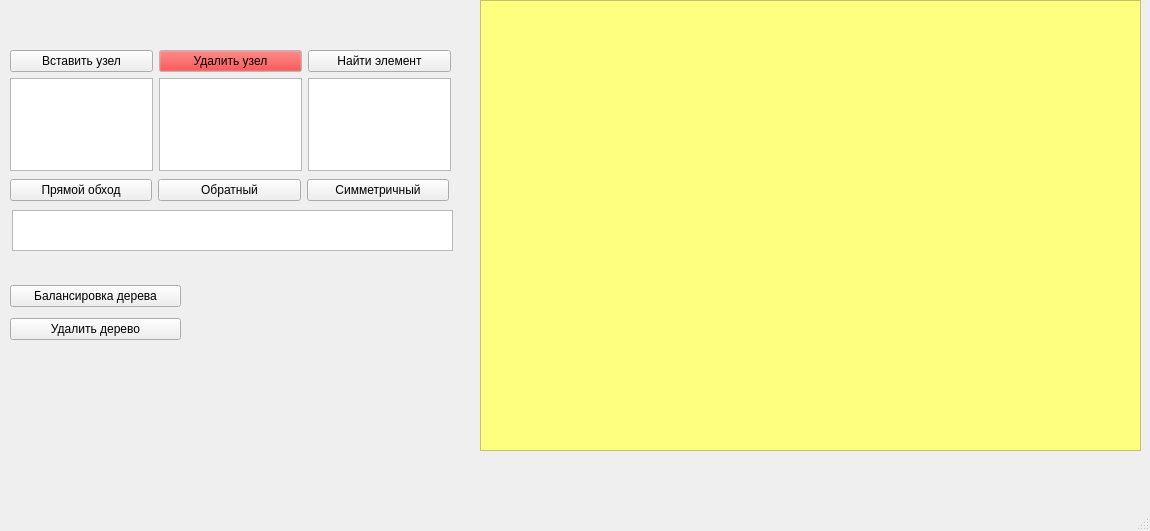
<?xml version="1.0" encoding="UTF-8"?>
<ui version="4.0">
 <class>MainWindow</class>
 <widget class="QMainWindow" name="MainWindow">
  <property name="geometry">
   <rect>
    <x>0</x>
    <y>0</y>
    <width>1150</width>
    <height>531</height>
   </rect>
  </property>
  <property name="sizePolicy">
   <sizepolicy hsizetype="Minimum" vsizetype="Minimum">
    <horstretch>0</horstretch>
    <verstretch>0</verstretch>
   </sizepolicy>
  </property>
  <property name="windowTitle">
   <string>MainWindow</string>
  </property>
  <widget class="QWidget" name="centralwidget">
   <widget class="QGraphicsView" name="graphicsView">
    <property name="geometry">
     <rect>
      <x>480</x>
      <y>0</y>
      <width>661</width>
      <height>451</height>
     </rect>
    </property>
    <property name="sizePolicy">
     <sizepolicy hsizetype="Expanding" vsizetype="Expanding">
      <horstretch>0</horstretch>
      <verstretch>0</verstretch>
     </sizepolicy>
    </property>
    <property name="palette">
     <palette>
      <active>
       <colorrole role="Base">
        <brush brushstyle="SolidPattern">
         <color alpha="255">
          <red>255</red>
          <green>255</green>
          <blue>127</blue>
         </color>
        </brush>
       </colorrole>
       <colorrole role="Window">
        <brush brushstyle="SolidPattern">
         <color alpha="255">
          <red>255</red>
          <green>251</green>
          <blue>133</blue>
         </color>
        </brush>
       </colorrole>
      </active>
      <inactive>
       <colorrole role="Base">
        <brush brushstyle="SolidPattern">
         <color alpha="255">
          <red>255</red>
          <green>255</green>
          <blue>127</blue>
         </color>
        </brush>
       </colorrole>
       <colorrole role="Window">
        <brush brushstyle="SolidPattern">
         <color alpha="255">
          <red>255</red>
          <green>251</green>
          <blue>133</blue>
         </color>
        </brush>
       </colorrole>
      </inactive>
      <disabled>
       <colorrole role="Base">
        <brush brushstyle="SolidPattern">
         <color alpha="255">
          <red>255</red>
          <green>251</green>
          <blue>133</blue>
         </color>
        </brush>
       </colorrole>
       <colorrole role="Window">
        <brush brushstyle="SolidPattern">
         <color alpha="255">
          <red>255</red>
          <green>251</green>
          <blue>133</blue>
         </color>
        </brush>
       </colorrole>
      </disabled>
     </palette>
    </property>
   </widget>
   <widget class="QLabel" name="search_status_label">
    <property name="geometry">
     <rect>
      <x>310</x>
      <y>20</y>
      <width>149</width>
      <height>16</height>
     </rect>
    </property>
    <property name="text">
     <string/>
    </property>
   </widget>
   <widget class="QWidget" name="layoutWidget">
    <property name="geometry">
     <rect>
      <x>10</x>
      <y>50</y>
      <width>441</width>
      <height>121</height>
     </rect>
    </property>
    <layout class="QGridLayout" name="gridLayout">
     <item row="0" column="0">
      <widget class="QPushButton" name="insert_btn">
       <property name="sizePolicy">
        <sizepolicy hsizetype="Minimum" vsizetype="Minimum">
         <horstretch>0</horstretch>
         <verstretch>0</verstretch>
        </sizepolicy>
       </property>
       <property name="text">
        <string>Вставить узел</string>
       </property>
      </widget>
     </item>
     <item row="0" column="1">
      <widget class="QPushButton" name="del_btn">
       <property name="palette">
        <palette>
         <active>
          <colorrole role="Button">
           <brush brushstyle="SolidPattern">
            <color alpha="255">
             <red>255</red>
             <green>0</green>
             <blue>0</blue>
            </color>
           </brush>
          </colorrole>
          <colorrole role="Base">
           <brush brushstyle="SolidPattern">
            <color alpha="255">
             <red>255</red>
             <green>255</green>
             <blue>255</blue>
            </color>
           </brush>
          </colorrole>
          <colorrole role="Window">
           <brush brushstyle="SolidPattern">
            <color alpha="255">
             <red>255</red>
             <green>255</green>
             <blue>255</blue>
            </color>
           </brush>
          </colorrole>
         </active>
         <inactive>
          <colorrole role="Button">
           <brush brushstyle="SolidPattern">
            <color alpha="255">
             <red>255</red>
             <green>0</green>
             <blue>0</blue>
            </color>
           </brush>
          </colorrole>
          <colorrole role="Base">
           <brush brushstyle="SolidPattern">
            <color alpha="255">
             <red>255</red>
             <green>255</green>
             <blue>255</blue>
            </color>
           </brush>
          </colorrole>
          <colorrole role="Window">
           <brush brushstyle="SolidPattern">
            <color alpha="255">
             <red>255</red>
             <green>255</green>
             <blue>255</blue>
            </color>
           </brush>
          </colorrole>
         </inactive>
         <disabled>
          <colorrole role="Button">
           <brush brushstyle="SolidPattern">
            <color alpha="255">
             <red>255</red>
             <green>0</green>
             <blue>0</blue>
            </color>
           </brush>
          </colorrole>
          <colorrole role="Base">
           <brush brushstyle="SolidPattern">
            <color alpha="255">
             <red>255</red>
             <green>255</green>
             <blue>255</blue>
            </color>
           </brush>
          </colorrole>
          <colorrole role="Window">
           <brush brushstyle="SolidPattern">
            <color alpha="255">
             <red>255</red>
             <green>255</green>
             <blue>255</blue>
            </color>
           </brush>
          </colorrole>
         </disabled>
        </palette>
       </property>
       <property name="text">
        <string>Удалить узел</string>
       </property>
      </widget>
     </item>
     <item row="0" column="2">
      <widget class="QPushButton" name="search_btn">
       <property name="text">
        <string>Найти элемент</string>
       </property>
      </widget>
     </item>
     <item row="1" column="0">
      <widget class="QTextEdit" name="inser_textEdit">
       <property name="sizePolicy">
        <sizepolicy hsizetype="Expanding" vsizetype="Minimum">
         <horstretch>0</horstretch>
         <verstretch>0</verstretch>
        </sizepolicy>
       </property>
      </widget>
     </item>
     <item row="1" column="1">
      <widget class="QTextEdit" name="del_textEdit"/>
     </item>
     <item row="1" column="2">
      <widget class="QTextEdit" name="search_textEdit"/>
     </item>
    </layout>
   </widget>
   <widget class="QWidget" name="layoutWidget">
    <property name="geometry">
     <rect>
      <x>10</x>
      <y>280</y>
      <width>171</width>
      <height>67</height>
     </rect>
    </property>
    <layout class="QVBoxLayout" name="verticalLayout">
     <item>
      <widget class="QPushButton" name="pushButton">
       <property name="text">
        <string>Балансировка дерева</string>
       </property>
      </widget>
     </item>
     <item>
      <widget class="QPushButton" name="del_tree_btn">
       <property name="text">
        <string>Удалить дерево</string>
       </property>
      </widget>
     </item>
    </layout>
   </widget>
   <widget class="QWidget" name="layoutWidget">
    <property name="geometry">
     <rect>
      <x>10</x>
      <y>170</y>
      <width>439</width>
      <height>41</height>
     </rect>
    </property>
    <layout class="QHBoxLayout" name="horizontalLayout">
     <item>
      <widget class="QPushButton" name="preOrder_btn">
       <property name="text">
        <string>Прямой обход</string>
       </property>
      </widget>
     </item>
     <item>
      <widget class="QPushButton" name="postOrder_btn">
       <property name="text">
        <string>Обратный</string>
       </property>
      </widget>
     </item>
     <item>
      <widget class="QPushButton" name="simOrder_btn">
       <property name="text">
        <string>Симметричный</string>
       </property>
      </widget>
     </item>
    </layout>
   </widget>
   <widget class="QTextBrowser" name="Order_result_textBrowser">
    <property name="geometry">
     <rect>
      <x>12</x>
      <y>210</y>
      <width>441</width>
      <height>41</height>
     </rect>
    </property>
   </widget>
  </widget>
  <widget class="QMenuBar" name="menubar">
   <property name="geometry">
    <rect>
     <x>0</x>
     <y>0</y>
     <width>1150</width>
     <height>26</height>
    </rect>
   </property>
  </widget>
  <widget class="QStatusBar" name="statusbar"/>
 </widget>
 <resources/>
 <connections/>
</ui>
